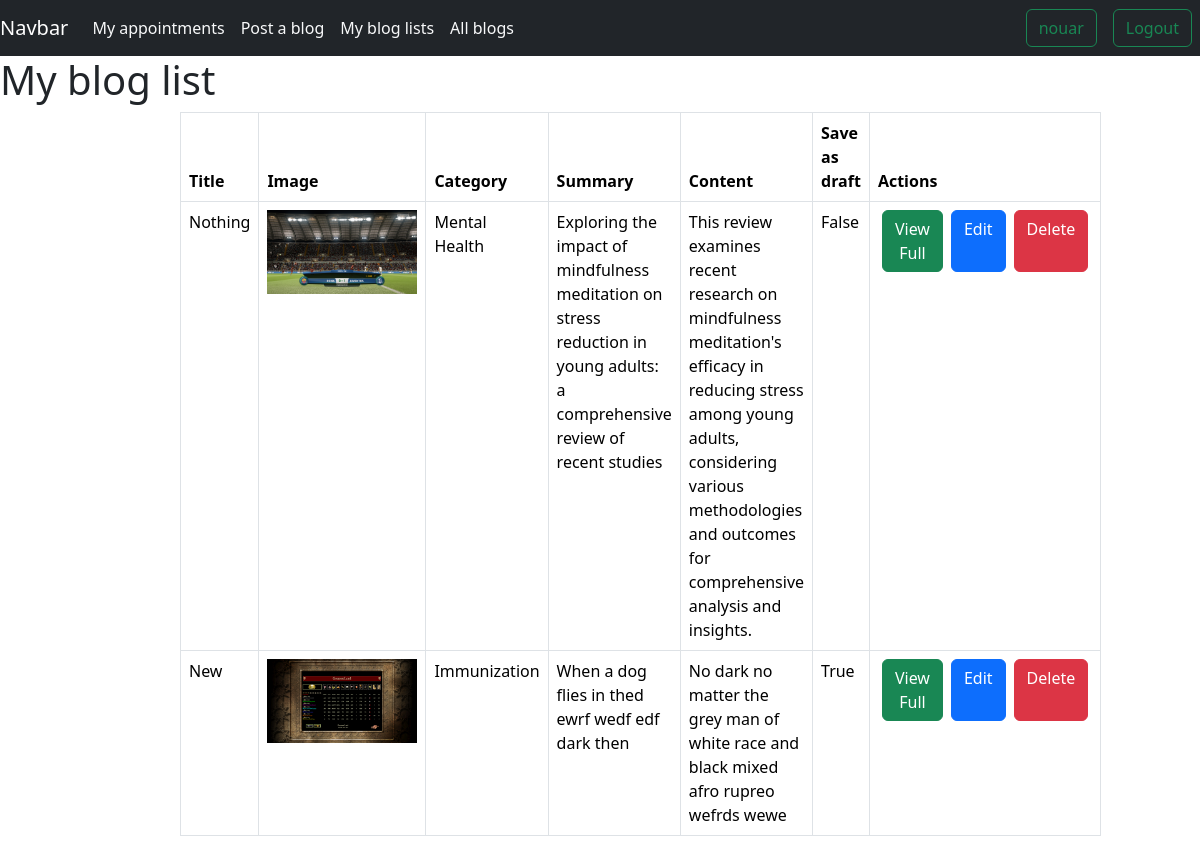
Page /my_blogs/ (signed in) on the committed database.
### users/models.py (models this page shows)
class UserProfile(AbstractUser):
    username =models.CharField(max_length=255, unique=True, primary_key=True)
    email =models.EmailField(unique=True)
    profile_picture =models.ImageField(upload_to='profile_pictures/')
    address_line1 =models.CharField(max_length=100)
    city =models.CharField(max_length=100)
    state =models.CharField(max_length=100)
    pincode =models.CharField(max_length=10)
    title =models.CharField(max_length=10)
    USERNAME_FIELD = 'email'
    REQUIRED_FIELDS = []
    objects = UserManager()

class Blog(models.Model):
    CATEGORIES = (
        ('Mental Health', 'Mental Health'),
        ('Heart Disease', 'Heart Disease'),
        ('Covid19', 'Covid19'),
        ('Immunization', 'Immunization'),
    )
    userprofile=models.ForeignKey(UserProfile, on_delete=models.CASCADE, related_name='blogs')
    title=models.CharField(max_length=100)
    image=models.ImageField(upload_to='blog_images')
    category=models.CharField(choices=CATEGORIES, max_length=50)
    summary=models.TextField()
    content=models.TextField()
    save_as_draft=models.BooleanField()

### users/views.py (the view)
# urls.py: path('my_blogs/',views.my_blogs,name='my_blogs'),
def my_blogs(request):
    if not request.user.is_staff:
        return redirect('blog_list')
    blogs = request.user.blogs.all()
    return render(request, 'my_blogs.html', {'blogs': blogs})

### users/templates/my_blogs.html (shortened to what this page needs)
{% extends 'base.html' %}
{% block body %}
<h1>My blog list</h1>
<div style="margin:auto;width:70%">
    <table class="table table-bordered">
      <thead>
        <tr>
          <th scope="col">Title</th>
          <th scope="col">Image</th>
          <th scope="col">Category</th>
          <th scope="col">Summary</th>
          <th scope="col">Content</th>
          <th scope="col">Save as draft</th>
          <th scope="col">Actions</th>
        </tr>
      </thead>
      <tbody id="blog-list">
        {% for blog in blogs %}
        <tr>
          <td>{{ blog.title }}</td>
          <td><img src="{{ blog.image.url }}" alt="Blog Image" style="max-width: 150px; max-height: 150px;"></td>
          <td>{{ blog.category}}</td>
          <td>{{ blog.summary | truncatewords:20}}</td>
          <td>{{ blog.content | truncatewords:25}}</td>
          <td>{{ blog.save_as_draft}}</td>
          <td>
            <div class="d-flex">
                <a href="{% url 'blog_details' pk=blog.pk %}" class="btn btn-success mx-1">View Full</a>
                <a href="{% url 'edit_blog' pk=blog.pk %}" class="btn btn-primary  mx-1">Edit</a>
                <a href="{% url 'delete_blog' pk=blog.pk %}" class="btn btn-danger  mx-1">Delete</a>
            </div>
          </td>
        </tr>
        {% endfor %}
      </tbody>
    </table>
  </div>
{% endblock %}

### users/templates/base.html (shortened to what this page needs)
<!doctype html>
<html lang="en">
  <head>
    <link
      href="https://cdn.jsdelivr.net/npm/bootstrap@5.3.2/dist/css/bootstrap.min.css"
      rel="stylesheet"
>
  </head>
  <body>
    <nav class="navbar navbar-expand-lg navbar-light bg-dark justify-content-between">
      <a class="navbar-brand text-white">Navbar</a>
      <div class="collapse navbar-collapse" id="navbarSupportedContent">
          <ul class="navbar-nav mr-auto">
            {% if user.is_authenticated %}
            <li class="nav-item dropdown">
              <a class="nav-link text-light" href="{% url 'my_appointments' %}">My appointments</a>
            </li>
            {% endif %}
              {% if user.is_staff %}
              <li class="nav-item active">
                <a class="nav-link text-light" href="{% url 'create_blog' %}">Post a blog</a>
              </li>
              <li class="nav-item">
                  <a class="nav-link text-light" href="{% url 'my_blogs' %}">My blog lists</a>
              </li>
              {% endif %}
              {% if user.is_authenticated %}
              <li class="nav-item dropdown">
                  <a class="nav-link text-light" href="{% url 'blog_list' %}">All blogs</a>
              </li>
          </ul>
          {% endif %}
      </div>
      <div class="d-flex">
          {% if user.is_authenticated %}
          <a href="{% url 'profile' %}" class="btn btn-outline-success mx-2">{{ user.username }}</a>
          <a href="{% url 'logout' %}" class="btn btn-outline-success mx-2">Logout</a>
          {% else %}
          <a href="{% url 'signup' %}" class="btn btn-outline-success mx-2">Signup</a>
          <a href="{% url 'login' %}" class="btn btn-outline-success mx-2">Login</a>
          {% endif %}
      </div>
  </nav>
    {% block body %}{% endblock %}
  </body>
</html>

### rows in the picture
UserProfile: username "nouar"
Blog: title "Nothing", image (picture), category "Mental Health", summary "Exploring the impact of mindfulness meditation on stress reduction in young adults: a comprehensive review of recent studies", content "This review examines recent research on mindfulness meditation's efficacy in reducing stress among young adults, considering various methodologies and outcomes for comprehensive analysis and insights.", save_as_draft "False"
Blog: title "New", image (picture), category "Immunization", summary "When a dog flies in thed ewrf wedf edf dark then", content "No dark no matter the grey man of white race and black mixed afro rupreo wefrds wewe", save_as_draft "True"
